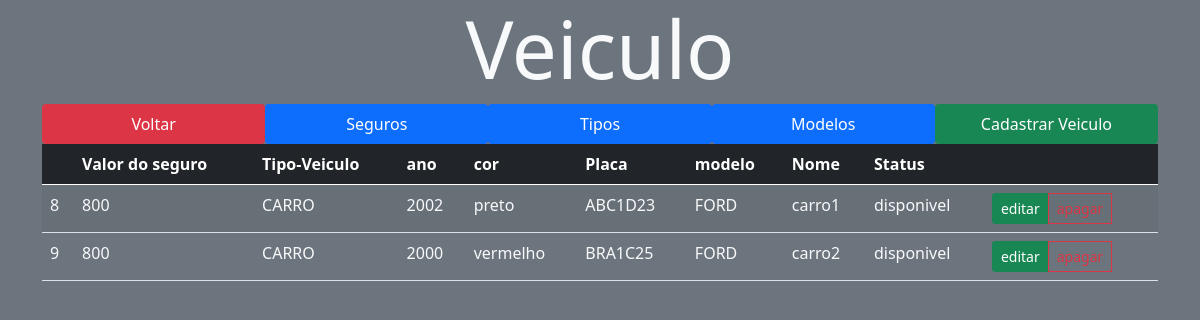
Before: /src/views/veiculo.php with the older database file.
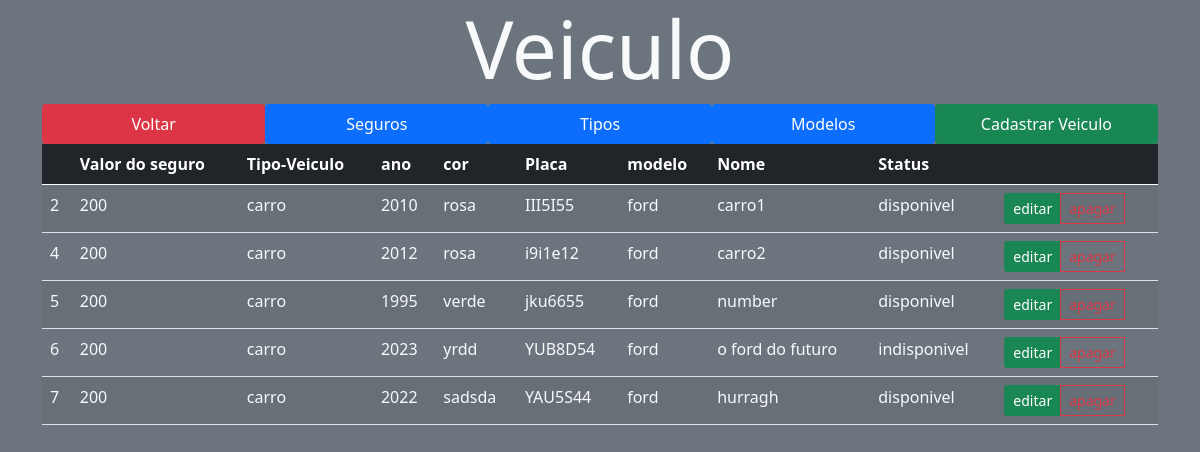
After: the same page with the newer database file.
### tables this page shows
CREATE TABLE `veiculo` (
  `idveiculo` int(11) NOT NULL,
  `idtipoveiculo` int(11) NOT NULL,
  `idmodelo` int(11) NOT NULL,
  `idseguro` int(11) NOT NULL,
  `ano` varchar(200) NOT NULL,
  `cor` varchar(200) NOT NULL,
  `placa` varchar(200) NOT NULL,
  `status` varchar(200) NOT NULL,
  `nome` varchar(200) NOT NULL
);

CREATE TABLE `seguro` (
  `idseguro` int(11) NOT NULL,
  `datafinal` date NOT NULL,
  `datainicio` date NOT NULL,
  `valor` int(11) NOT NULL
);

CREATE TABLE `tipoveiculo` (
  `idtipoveiculo` int(11) NOT NULL,
  `descricao` varchar(200) NOT NULL
);

CREATE TABLE `modelo` (
  `idmodelo` int(11) NOT NULL,
  `descricao` varchar(200) NOT NULL
);

### src/controller/veiculoController.php (called while the page is built, shortened)
<?php
require_once '../model/veiculo.php';
require_once '../model/Database.php';
class veiculoController extends veiculo
{
    protected $tabela = 'veiculo';
     public function findAll()
    {
        $query = "SELECT * FROM $this->tabela";
        $stm = Database::prepare($query);
        $stm->execute();
        $veiculos = array();
        foreach ($stm->fetchAll() as $veiculo) {
            $veiculos[] = new veiculo($veiculo->idveiculo,$veiculo->idseguro, $veiculo->idmodelo, $veiculo->idtipoveiculo,$veiculo->ano, $veiculo->cor, $veiculo->placa, $veiculo->status, $veiculo->nome);
        }
        return $veiculos;
    }
}

### src/model/Database.php (called while the page is built, shortened)
<?php
class Database
{
    private static $instance;
    public static function getInstance()
    {
        if (!isset(self::$instance)) {
            try {
                self::$instance = new PDO('mysql:host=' . HOST . '; dbname=' . BASE, USER, PASS);
                self::$instance->setAttribute(PDO::ATTR_ERRMODE, PDO::ERRMODE_EXCEPTION);
                self::$instance->setAttribute(PDO::ATTR_DEFAULT_FETCH_MODE, PDO::FETCH_OBJ);
            } catch (PDOException $error) {
                echo $error->getMessage();
            }
        }
        return self::$instance;
    }
    public static function prepare($sql)
    {
        return self::getInstance()->prepare($sql);
    }
}

### src/model/veiculo.php (called while the page is built, shortened)
<?php
class  veiculo
{
    private $idveiculo;
    private $idseguro;
    private $idmodelo;
    private $idtipoveiculo;
    private $ano;
    private $cor;
    private $placa;
    private $status;
    private $nome;
    public function __construct($idveiculo, $idseguro,$idmodelo,$idtipoveiculo,$ano,$cor,$placa,$status,$nome)
    {
        $this->idveiculo = $idveiculo;
        $this->idseguro = $idseguro;
        $this->idmodelo = $idmodelo;
        $this->idtipoveiculo = $idtipoveiculo;
        $this->ano = $ano;
        $this->cor = $cor;
        $this->placa = $placa;
        $this->status = $status;
        $this->nome = $nome;
    }
    public function getidveiculo()
    {
        return $this->idveiculo;
    }
    public function getidseguro()
    {
        return $this->idseguro;
    }
    public function getidmodelo()
    {
        return $this->idmodelo;
    }
    public function getidtipoveiculo()
    {
        return $this->idtipoveiculo;
    }
    public function getano()
    {
        return $this->ano;
    }
    public function getcor()
    {
        return $this->cor;
    }
    public function getplaca()
    {
        return $this->placa;
    }
    public function getstatus()
    {
        return $this->status;
    }
    public function getnome()
    {
        return $this->nome;
    }
}

### src/controller/seguroController.php (called while the page is built, shortened)
<?php
require_once '../model/seguro.php';
require_once '../model/Database.php';
class seguroController extends seguro
{
    protected $tabela = 'seguro';
    public function findOne($idseguro)
    {
        $query = "SELECT * FROM $this->tabela WHERE idseguro = :id";
        $stm = Database::prepare($query);
        $stm->bindParam(':id', $idseguro, PDO::PARAM_INT);
        $stm->execute();
        $seguro = new seguro(null, null, null, null);
        foreach ($stm->fetchAll() as $cl) {
            $seguro->setidseguro($cl->idseguro);
            $seguro->setvalor($cl->valor);
            $seguro->setdatafinal($cl->datafinal);
            $seguro->setdatainicio($cl->datainicio);
        }
        return $seguro;
    }
}

### src/model/seguro.php (called while the page is built, shortened)
<?php
class seguro
{
    private $valor;
    public function __construct($idseguro, $valor, $datafinal,$datainicio)
    {
        $this->valor = $valor;
    }
    public function setvalor($valor) {
        $this->valor = $valor;
    }
    public function getvalor() {
        return $this->valor;
    }
}

### src/controller/tipoveiculoController.php (called while the page is built, shortened)
<?php
require_once '../model/tipoveiculo.php';
require_once '../model/Database.php';
class tipoveiculoController extends tipoveiculo
{
    protected $tabela = 'tipoveiculo';
    public function findOne($idtipoveiculo)
    {
        $query = "SELECT * FROM $this->tabela WHERE idtipoveiculo = :id";
        $stm = Database::prepare($query);
        $stm->bindParam(':id', $idtipoveiculo, PDO::PARAM_INT);
        $stm->execute();
        $tipoveiculo = new tipoveiculo(null, null, null, null);
        foreach ($stm->fetchAll() as $cl) {
            $tipoveiculo->setidtipoveiculo($cl->idtipoveiculo);
            $tipoveiculo->setdescricao($cl->descricao);
        }
        return $tipoveiculo;
    }
}

### src/model/tipoveiculo.php (called while the page is built, shortened)
<?php
class tipoveiculo
{
    private $descricao;
    public function __construct($idtipoveiculo, $descricao)
    {
        $this->descricao = $descricao;
    }
    public function getdescricao()
    {
        return $this->descricao;
    }
    public function setdescricao($descricao)
    {
        $this->descricao = $descricao;
    }
}

### src/controller/modeloController.php (called while the page is built, shortened)
<?php
require_once '../model/modelo.php';
require_once '../model/Database.php';
class modeloController extends modelo
{
    protected $tabela = 'modelo';
    public function findOne($idmodelo)
    {
        $query = "SELECT * FROM $this->tabela WHERE idmodelo = :id";
        $stm = Database::prepare($query);
        $stm->bindParam(':id', $idmodelo, PDO::PARAM_INT);
        $stm->execute();
        $modelo = new modelo(null, null, null, null);
        foreach ($stm->fetchAll() as $cl) {
            $modelo->setidmodelo($cl->idmodelo);
            $modelo->setdescricao($cl->descricao);
        }
        return $modelo;
    }
}

### src/model/modelo.php (called while the page is built, shortened)
<?php
class modelo
{
    private $descricao;
    public function __construct($idmodelo, $descricao)
    {
        $this->descricao = $descricao;
    }
    public function getdescricao()
    {
        return $this->descricao;
    }
    public function setdescricao($descricao)
    {
        $this->descricao = $descricao;
    }
}

### src/views/veiculo.php (the view, shortened to what this page needs)
<?php
require_once '../controller/veiculoController.php';
require_once '../controller/seguroController.php';
require_once '../controller/modeloController.php';
require_once '../controller/tipoveiculoController.php';
$veiculos = new veiculoController();
$seguros = new seguroController();
$modelos = new modeloController();
$tipoveiculos = new tipoveiculoController();
?>
<!DOCTYPE html>
<html lang="pt_br">
<head>
    <link href="https://cdn.jsdelivr.net/npm/bootstrap@5.0.1/dist/css/bootstrap.min.css" rel="stylesheet">
    <link rel="stylesheet" href="../../public/styles/main.css">
</head>
<body class="bg-secondary">
    <div class="container">
        <h1 class="display-1 text-center text-light">Veiculo</h1>
        <nav class="nav nav-pills nav-justified ">
            <a href="../../index.php" class="nav-item nav-link active bg-danger" >Voltar </a>
            <a href="./seguro.php" class="nav-item nav-link active ">Seguros</a>
            <a href="./tipoveiculo.php" class="nav-item nav-link active">Tipos</a>
            <a href="./modelo.php" class="nav-item nav-link active">Modelos</a>
            <a href="./cadastrarveiculo.php" class="nav-item nav-link active bg-success">Cadastrar Veiculo</a>
        </nav>
        <table class="table table-striped" id="table">
            <thead class="table-dark">
                <th></th>
                <th>Valor do seguro</th>
                <th>Tipo-Veiculo</th>
                <th>ano</th>
                <th>cor</th>
                <th>Placa</th>
                <th>modelo</th>
                <th>Nome</th>
                <th>Status</th>
                <th></th>
            </thead>
            <tbody>
                <?php
                foreach ($veiculos->findAll() as $veiculo) { ?>
                    <tr class="text-light">
                        <td> <?= $veiculo->getidveiculo() ?> </td>
                        <td> <?= $seguros->findOne($veiculo->getidseguro())->getvalor() ?> </td>
                        <td> <?= $tipoveiculos->findOne($veiculo->getidtipoveiculo())->getdescricao() ?> </td>
                        <td> <?= $veiculo->getano() ?> </td>
                        <td> <?= $veiculo->getcor() ?> </td>
                        <td> <?= $veiculo->getplaca() ?> </td>
                        <td> <?= $modelos->findOne($veiculo->getidmodelo())->getdescricao() ?> </td>
                        <td> <?= $veiculo->getnome() ?> </td>
                        <td> <?= $veiculo->getstatus() ?> </td>
                        <td>
                            <div class="btn-group btn-group-sm">
                                <a href="./editarveiculo.php?id=<?= $veiculo->getidveiculo() ?>" class="btn btn-success">editar</a><br>
                                <a href="./apagarveiculo.php?id=<?= $veiculo->getidveiculo() ?>"  onclick="return confirm('Tem certeza de que deseja excluir este item?');"class="btn btn-outline-danger">apagar</a>
                                <br>
                            </div>
                        </td>
                    </tr> <?php
                        }
                            ?>
            </tbody>
        </table>
    </div>
</body>
</html>

Changed rows visible on the page:
removed veiculo: idveiculo "8", idseguro.datainicio "800", idtipoveiculo.descricao "CARRO", ano "2002", cor "preto", placa "ABC1D23", idmodelo.descricao "FORD", nome "carro1", status "disponivel"
removed veiculo: idveiculo "9", idseguro.datainicio "800", idtipoveiculo.descricao "CARRO", ano "2000", cor "vermelho", placa "BRA1C25", idmodelo.descricao "FORD", nome "carro2", status "disponivel"
added veiculo: idveiculo "2", idseguro.datainicio "200", idtipoveiculo.descricao "carro", ano "2010", cor "rosa", placa "III5I55", idmodelo.descricao "ford", nome "carro1", status "disponivel"
added veiculo: idveiculo "4", idseguro.datainicio "200", idtipoveiculo.descricao "carro", ano "2012", cor "rosa", placa "i9i1e12", idmodelo.descricao "ford", nome "carro2", status "disponivel"
added veiculo: idveiculo "5", idseguro.datainicio "200", idtipoveiculo.descricao "carro", ano "1995", cor "verde", placa "jku6655", idmodelo.descricao "ford", nome "number", status "disponivel"
added veiculo: idveiculo "6", idseguro.datainicio "200", idtipoveiculo.descricao "carro", ano "2023", cor "yrdd", placa "YUB8D54", idmodelo.descricao "ford", nome "o ford do futuro", status "indisponivel"
added veiculo: idveiculo "7", idseguro.datainicio "200", idtipoveiculo.descricao "carro", ano "2022", cor "sadsda", placa "YAU5S44", idmodelo.descricao "ford", nome "hurragh", status "disponivel"
